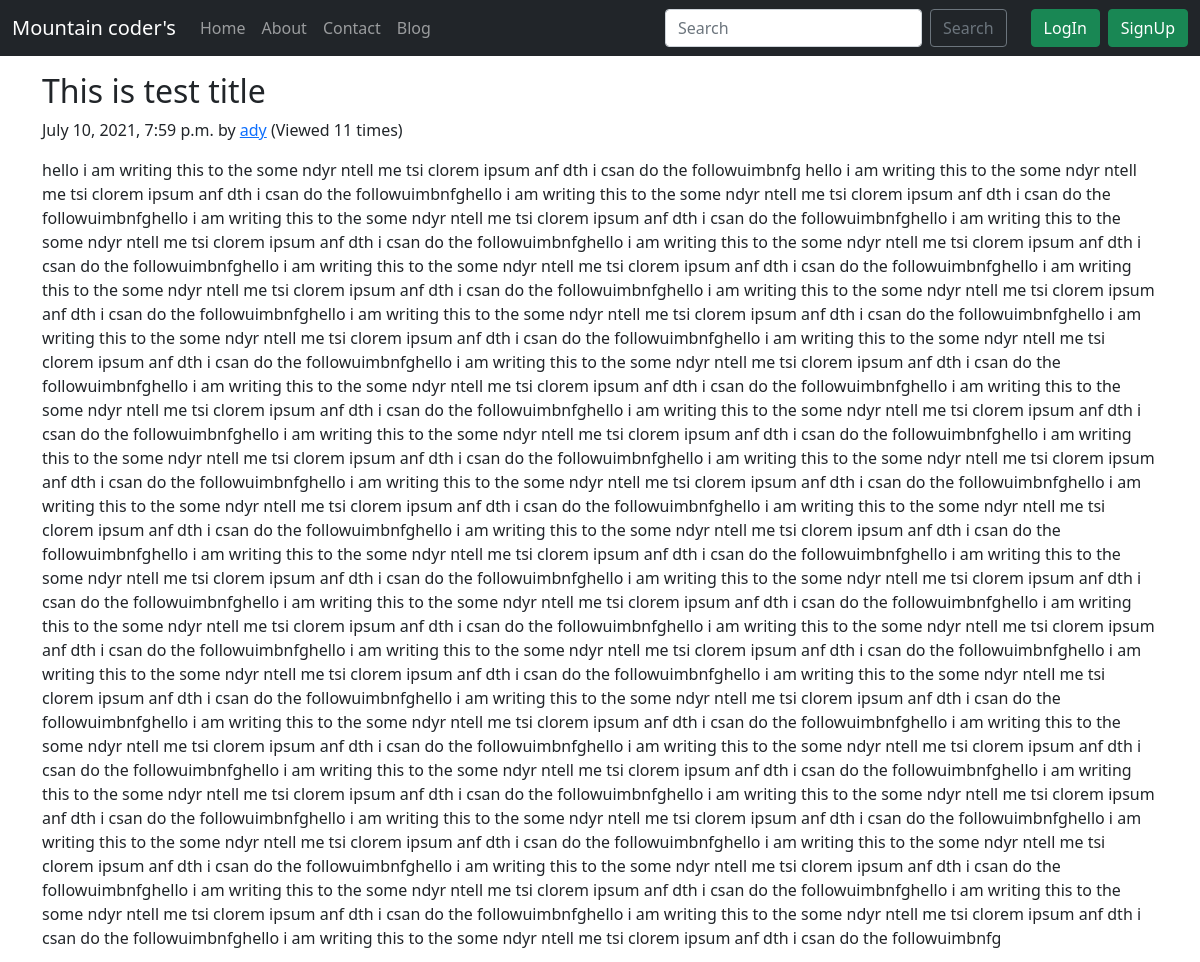
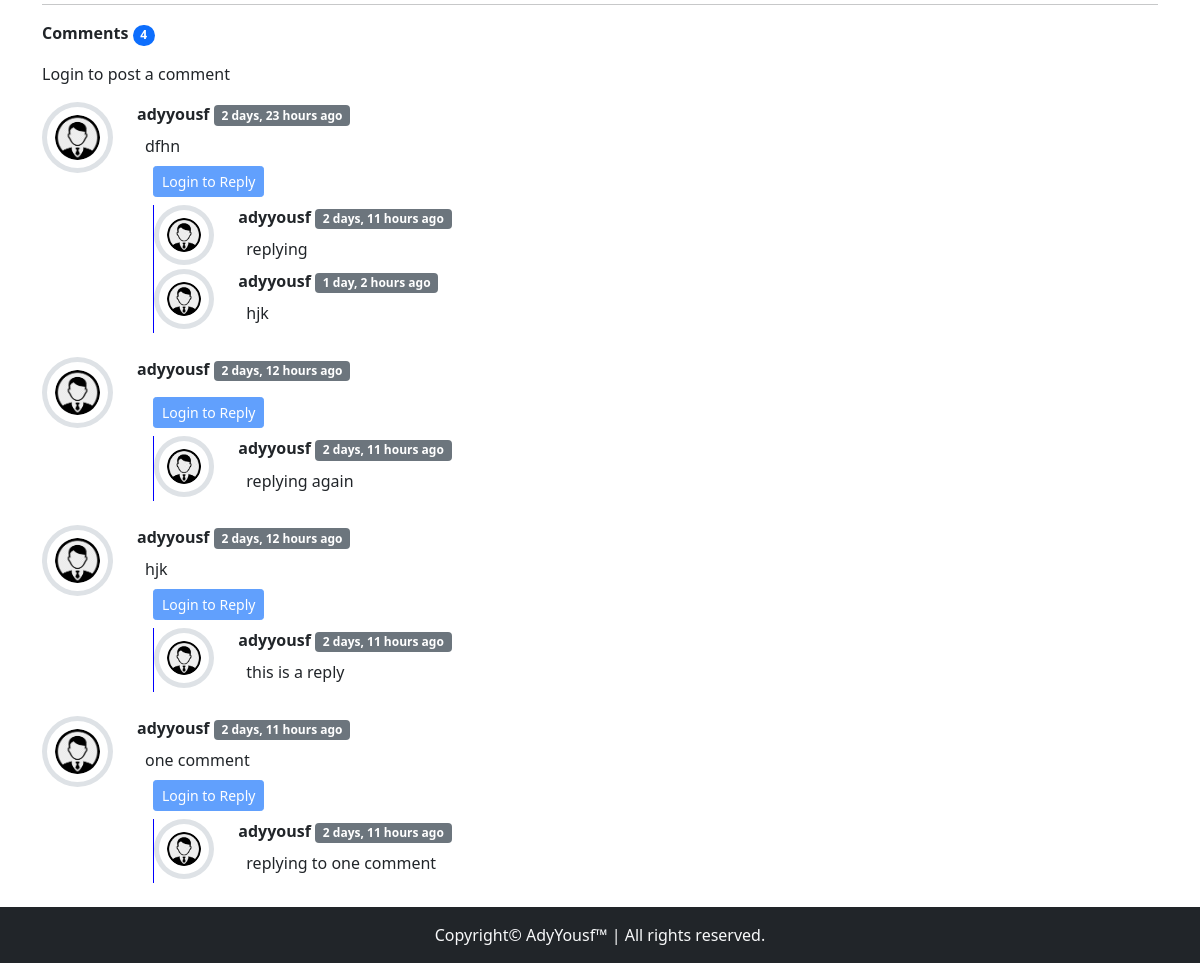
Page /blog/firstpost on the committed database (2 pictures, top to bottom).
### blog/models.py (models this page shows, shortened)
class Post(models.Model):
    sno = models.AutoField(primary_key=True)
    title = models.CharField(max_length=40)
    content = models.TextField()
    author = models.CharField(max_length=40)
    slug = models.CharField(max_length=100)
    views = models.IntegerField(default=0)
    timeStamp = models.DateTimeField(blank=True)

class BlogComment(models.Model):
    sno = models.AutoField(primary_key=True)
    comment = models.TextField()
    user = models.ForeignKey(User, on_delete=models.CASCADE)
    post = models.ForeignKey(Post, on_delete=models.CASCADE)
    parent = models.ForeignKey('self', on_delete=models.CASCADE, null=True)
    timeStamp = models.DateTimeField(default=now)
    def __str__(self):
        return self.comment[0:13] + "..." + "by " + self.user.username

### blog/views.py (the view)
# urls.py: path('<str:slug>', views.blogPost, name='blogPost'),
def blogPost(request, slug):
    post = Post.objects.filter(slug=slug).first()
    post.views = post.views + 1
    post.save()
    comments = BlogComment.objects.filter(post=post, parent=None)
    replies = BlogComment.objects.filter(post=post).exclude(parent=None)
    replyDict = {}
    for reply in replies:
        if reply.parent.sno not in replyDict.keys():
            replyDict[reply.parent.sno] = [reply]
        else:
            replyDict[reply.parent.sno].append(reply)
    print(replyDict)
    context = {'post': post, 'comments': comments, 'user': request.user, 'replyDict': replyDict}
    return render(request, 'blog/blogPost.html', context)

### blog/templatetags/extras.py (called while the page is built)
@register.filter(name='get_val')
def get_val(dict, key):
    return dict.get(key)

### templates/blog/blogPost.html (shortened to what this page needs)
{% extends 'base.html' %}
{% block body %}
{% load humanize %}
{% load extras %}
<div class="container my-3">
    <h2 class="blog-post-title">{{post.title}}</h2>
    <p class="blog-post-meta">{{post.timeStamp}} by <a href="/about">{{post.author}}</a> (<span>Viewed {{post.views}} times</span>)</p>
    <p>{{post.content|safe}}</p>
    <hr>
</div>
<div class="container">
    <p><strong>  Comments </strong><span class="badge rounded-pill bg-primary">{{comments.count}}</span></p>
    <div class="my-2">
        {% if user.is_authenticated %}
        <form action="/blog/postComment" method="post">
            {% csrf_token %}
            <div class="mb-3">
                <label for="exampleInputEmail1" class="form-label">Post Comment</label>
                <input type="text" class="form-control" name="comment" placeholder="Enter comment here">
            </div>
            <input type="hidden" name="postSno" value="{{post.sno}}">
            <input type="hidden" name="parentSno" value="">
            <button type="submit" class="btn btn-primary">Submit</button>
        </form>
        {% else %}
        <p>Login to post a comment</p>
        {% endif %}
    </div>
    {% for comment in comments %}
    <div class="row my-3">
        <div class="col-md-1 ">
            <img class="rounded-circle mx-auto d-block w-100 p-2 border border-5" src="/static/img/user.png" alt="user">
        </div>
        <div class="col-md-11  "><b>{{comment.user.username}}</b> <span
                class="badge bg-secondary">{{comment.timeStamp | naturaltime}}</span>
            <div class="p-2"> {{comment.comment}} </div>
            <div class="reply mx-0">
                {% if user.is_authenticated %}
                <button class="btn btn-sm btn-primary mx-3" type="button" data-bs-toggle="collapse"
                    data-bs-target="#replyBox{{comment.sno}}" aria-expanded="false"
                    aria-controls="replyBox{{comment.sno}}">
                    Reply
                </button>
                <div class="collapse mx-3" id="replyBox{{comment.sno}}">
                    <div class="card card-body my-2">
                        <form action="/blog/postComment" method="post">
                            {% csrf_token %}
                            <div class="mb-3">
                                <label for="comment" class="form-label">Post a Reply</label>
                                <input type="text" class="form-control" name="comment" placeholder="Enter comment here">
                                <input type="hidden" name="parentSno" value="{{comment.sno}}">
                            </div>
                            <input type="hidden" name="postSno" value="{{post.sno}}">
                            <button type="submit" class="btn btn-primary">Submit</button>
                        </form>
                    </div>
                </div>
                {% else %}
                <button class="btn btn-sm btn-primary mx-3" type="button" data-bs-toggle="collapse"
                    data-bs-target="#replyBox{{comment.sno}}" aria-expanded="false"
                    aria-controls="replyBox{{comment.sno}}" disabled>
                    Login to Reply
                </button>
                {% endif %}
            </div>
                <div class="replies mx-3 my-2" style="border-left:1px solid blue">
                    {% for reply in replyDict|get_val:comment.sno %}
                    <div class="row">
                        <div class="col-md-1">
                            <img class="rounded-circle mx-auto d-block w-100 p-2 border border-5" src="/static/img/user.png"
                                alt="user">
                        </div>
                            <div class="col-md-11  "><b>{{reply.user.username}}</b> <span
                                    class="badge bg-secondary">{{reply.timeStamp|naturaltime}}</span>
                                <div class="p-2"> {{reply.comment}} </div>
                            </div>
                        <br>
                    </div>
                    {% endfor %}
                </div>
                </div>
        </div>
        {% endfor %}
    </div>
    {% endblock %}

### rows in the picture
Post: title "This is test title", timeStamp "July 10, 2021, 7:59 p.m.", author "ady", views "11", content "hello i am writing this to the some ndyr ntell me tsi clorem ipsum anf dth i csan do the followuimbnfg hello i am writing this to the some ndyr ntell me tsi clorem ipsum anf dth i csan do the followuimbnfghello i am writing this to the some ndyr ntell me tsi clorem ipsum anf dth i csan do the followuimbnfghello i am writing this to the some ndyr ntell me tsi clorem ipsum anf dth i csan do the followuimbnfghello i am writing this to the some ndyr ntell me tsi clorem ipsum anf dth i csan do the followuimbnfghello i am writing this to the some ndyr ntell me tsi clorem ipsum anf dth i csan do the followuimbnfghello i am writing this to the some ndyr ntell me tsi clorem ipsum anf dth i csan do…"
BlogComment: user.username "adyyousf", timeStamp "2 days, 23 hours ago", comment "dfhn"
BlogComment: user.username "adyyousf", timeStamp "2 days, 11 hours ago", comment "replying"
BlogComment: user.username "adyyousf", timeStamp "1 day, 2 hours ago", comment "hjk"
BlogComment: user.username "adyyousf", timeStamp "2 days, 12 hours ago"
BlogComment: user.username "adyyousf", timeStamp "2 days, 11 hours ago", comment "replying again"
BlogComment: user.username "adyyousf", timeStamp "2 days, 12 hours ago", comment "hjk"
BlogComment: user.username "adyyousf", timeStamp "2 days, 11 hours ago", comment "this is a reply"
BlogComment: user.username "adyyousf", timeStamp "2 days, 11 hours ago", comment "one comment"
BlogComment: user.username "adyyousf", timeStamp "2 days, 11 hours ago", comment "replying to one comment"

### other values in the picture
{{ comments.count }} "4"
